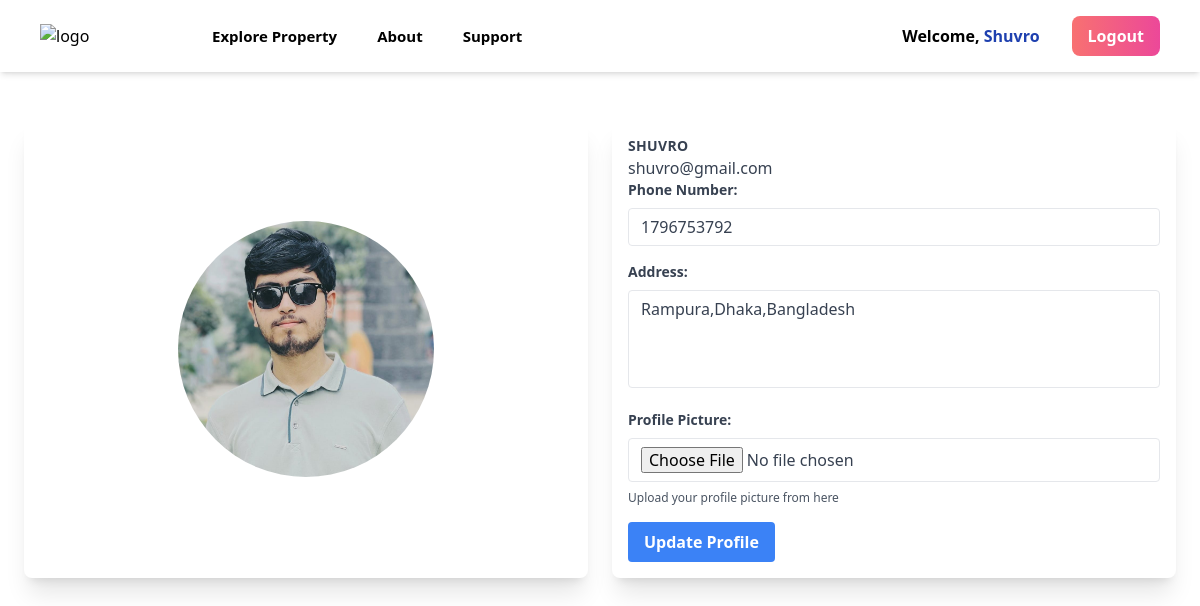
/profile/ (signed in), run on the app's committed database.
### propops/models.py (models this page shows, shortened)
class UserProfile(models.Model):
    user = models.OneToOneField(User, on_delete=models.CASCADE)
    phone = models.CharField(max_length=15)
    address = models.TextField()
    image = models.ImageField(upload_to='profile/', default='default.png')

### propops/views.py (the view, shortened to what this page needs)
# urls.py: path('profile/', profile, name='profile'),
@login_required
def profile(request):
    user_profile, created = UserProfile.objects.get_or_create(user=request.user)
    return render(request, 'profile.html', {'user_profile': user_profile})

### templates/profile.html (shortened to what this page needs)
{% extends 'base.html' %}
{% load static %}
    {% block content %}
    <div class="max-w-6xl mx-auto mt-12">
        <div class="grid grid-cols-1 lg:grid-cols-2 gap-6">
            <div class="flex justify-center items-center bg-white shadow-xl rounded-lg overflow-hidden">
                <div class="relative w-64 h-64 rounded-full overflow-hidden">
                    {% if user_profile.image %}
                    <img src="{{ user_profile.image.url }}" alt="Profile Image" class="w-full h-full object-cover">
                {% else %}
                    <img src="{% static 'default.jpg' %}" alt="Default Image" class="w-full h-full object-cover">
                {% endif %}
                </div>
            </div>
            <div class="bg-white shadow-xl rounded-lg overflow-hidden">
                <div class="p-4">
                    <p class="uppercase tracking-wide text-sm font-bold text-gray-700">{{ user_profile.user.username }}</p>
                    <p class="text-gray-700">{{ user_profile.user.email }}</p>
                    <form method="post" enctype="multipart/form-data">
                        <div class="mb-4">
                            <label for="phone" class="block text-gray-700 text-sm font-bold mb-2">Phone Number:</label>
                            <input type="text" name="phone" id="phone" class="appearance-none border rounded w-full py-2 px-3 text-gray-700 leading-tight focus:outline-none focus:shadow-outline" value="{{ user_profile.phone }}">
                        </div>
                        <div class="mb-4">
                            <label for="address" class="block text-gray-700 text-sm font-bold mb-2">Address:</label>
                            <textarea name="address" id="address" rows="4" class="resize-none border rounded w-full py-2 px-3 text-gray-700 leading-tight focus:outline-none focus:shadow-outline">{{ user_profile.address }}</textarea>
                        </div>
                        <div class="mb-4">
                            <label for="image" class="block text-gray-700 text-sm font-bold mb-2">Profile Picture:</label>
                            <input type="file" name="image" id="image" class="appearance-none border rounded w-full py-2 px-3 text-gray-700 leading-tight focus:outline-none focus:shadow-outline">
                            <p class="text-gray-600 text-xs mt-2">Upload your profile picture from here</p>
                        </div>
                        <button type="submit" class="bg-blue-500 hover:bg-blue-700 text-white font-bold py-2 px-4 rounded focus:outline-none focus:shadow-outline">Update Profile</button>
                    </form>
                </div>
            </div>
        </div>
    </div>
    {% endblock %}

### templates/base.html (shortened to what this page needs)
<!DOCTYPE html>
<html lang="en">
<head>
    <script src="https://cdn.tailwindcss.com"></script>
</head>
<body>
    <header class='shadow-md sticky top-0 z-50 py-4 px-4 sm:px-10 bg-white bg-opacity-75 backdrop-blur-lg'>
        <div class='flex flex-wrap items-center gap-4'>
          <a href="/"><img
            src="https://i.postimg.cc/tgGNm4r3/propops-logo.png" alt="logo" class='w-24' />
          </a>
          <div class='flex ml-auto lg:order-1'>
            {% if user.is_authenticated %}
                <span class='px-4 py-2 text-md rounded-lg font-semibold text-black'>
                    Welcome, <a href="{% url 'profile' %}" class="text-blue-800">{{ user.username }}</a>
                </span>
                <a href="{% url 'signout' %}"
                   class='px-4 py-2 text-md rounded-lg font-semibold text-white bg-gradient-to-r from-red-400 to-pink-500 transition-all ease-in-out duration-300 hover:from-pink-500 hover:to-yellow-500 ml-4'>
                    Logout
                </a>
            {% endif %}
        </div>
          <ul class='flex lg:ml-12 lg:space-x-4 max-lg:space-y-2 max-lg:block max-lg:w-full'>
            <li class='max-lg:border-b max-lg:py-2 px-3 max-lg:rounded'><a href="{% url 'apartment' %}"
              class='lg:hover:text-[#007bff] text-black block font-semibold text-[15px]'>Explore Property</a>
            </li>
            <li class='max-lg:border-b max-lg:py-2 px-3 max-lg:rounded'><a href='#'
              class='lg:hover:text-[#007bff] text-black block font-semibold text-[15px]'>About</a>
            </li>
            <li class='max-lg:border-b max-lg:py-2 px-3 max-lg:rounded'><a href='#'
              class='lg:hover:text-[#007bff] text-black block font-semibold text-[15px]'>Support</a>
            </li>
          </ul>
        </div>
      </header>
      <div>
        {% block content %}
        {% endblock %}
      </div>
</body>
</html>

### data on the page
UserProfile: image (picture), user.username "SHUVRO", user.email "shuvro@gmail.com", phone "1796753792", address "Rampura,Dhaka,Bangladesh"

### other printed values
{{ user.username }} "Shuvro"
